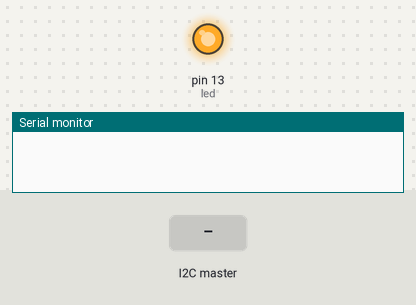
The sketch below on a simulated Arduino Uno, built with avr-gcc and run on an emulated ATmega328P. Shown: output pins drawn as LEDs (lit = HIGH), the last lines printed to the serial monitor. Inputs (shaded band) come from the test bench.

Above: at 0.6 s.
1.3 s: the I2C master sends the byte 1
At 2.2 s:
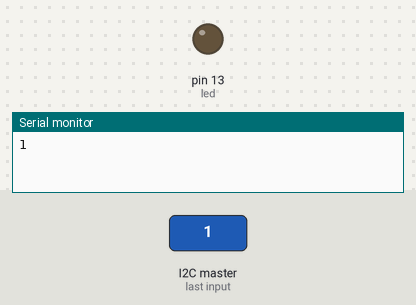
Timing chart, 0 to 10.3 s (numbered marks = the images above; inputs shaded):
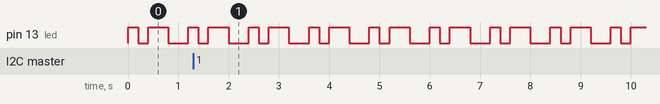

Measured:
- by itself, pin 13 (led): repeats every 1.2 s: HIGH 0.40 s, LOW 0.40 s, HIGH 0.20 s, LOW 0.20 s

The sketch:

slave_program.ino
```cpp
#include<Wire.h>
int led=13;
int x=0;
void setup() {
  // put your setup code here, to run once:
Serial.begin(9600);
pinMode(led,OUTPUT);
Wire.begin(9);
Wire.onReceive(receiveEvent);
}
void receiveEvent(int bytes)
{
  x=Wire.read();
  Serial.print(x);
}
void loop() {
  // put your main code here, to run repeatedly:
if(x==0);
{
  digitalWrite(led,HIGH);
  delay(200);
  digitalWrite(led,LOW);
  delay(200);
}
if(x==3);
{
  digitalWrite(led,HIGH);
  delay(400);
  digitalWrite(led,LOW);
  delay(400);
}
}
```
